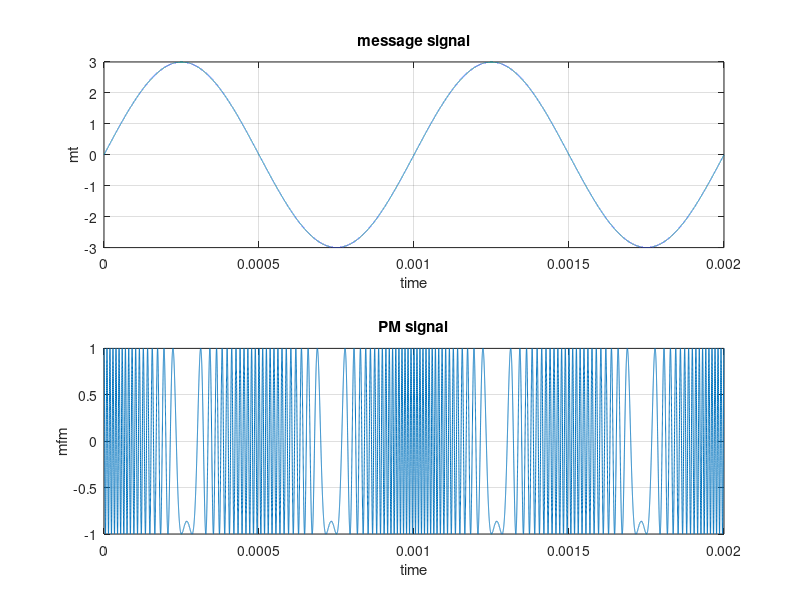

Write MATLAB code to recreate this figure.
fm =1000;
fc = 10*1000;

Am =3;
Ac = 1;

Tm = 1/fm;
t = linspace(0,2*Tm,50000);

kp = 2*pi*5;

% message signal
figure();
subplot(211);
mt = Am*sin(2*pi*fm*t);
plot(t,mt);
xlabel("time");
ylabel("mt");
title("message signal");
grid on;

% PM signal
subplot(212);
mfm = Ac*cos(2*pi*fc*t + kp*mt);
plot(t,mfm);
xlabel("time");
ylabel("mfm");
title("PM signal");
grid on;